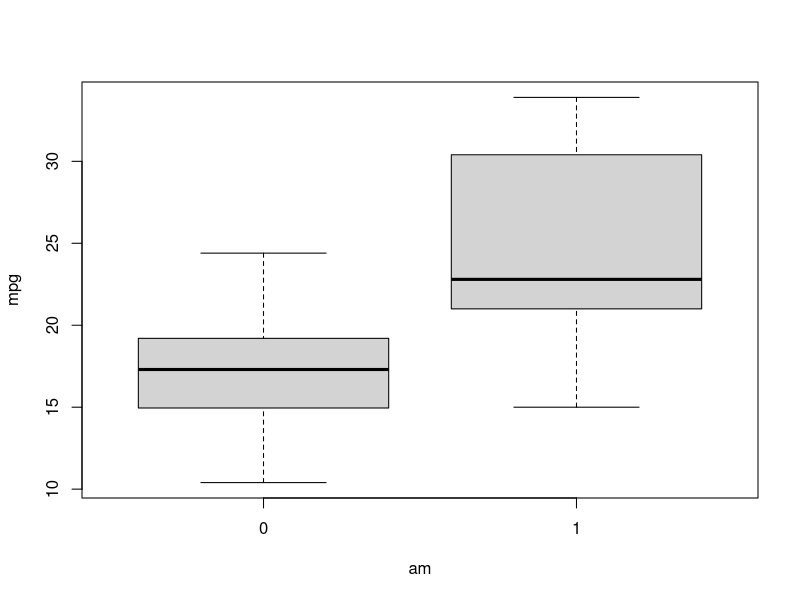

Generate this figure with R:
## ---- chunk 1
knitr::opts_chunk$set(echo = TRUE)
library(readr)
## ---- chunk 2
summary(mtcars)
## ---- chunk 3
boxplot(mpg ~ am, data=mtcars)
## ---- chunk 4
t.test(mpg ~ am, data=mtcars)
summary(lm(mpg ~ hp + wt + gear, data=mtcars))
